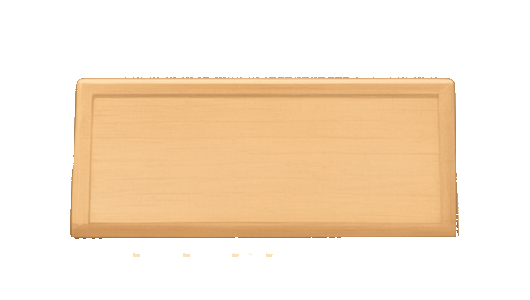
#> input picture production/qa/menu-b19/b22-comfy-edge/103-d1-sam2-raw_00001_.png, 530 x 300 px, given in place of b22-gt-mask.png, which was not available
$ python b22-score.py
#> lines starting #> are read from the running program, lines starting #| are printed output that depends on the picture; after the words box and inside, x2 and y2 are one past the last pixel; in counts of white or black regions, pixels touching at a corner belong together; pictures that were not available may be replaced by others from this repository, and a replacement may not be noted
### production/qa/menu-b19/b19_cutlib.py
#!/usr/bin/env python3
"""B19 共用判据：两条腿（本地 SAM2 / 云端 qwen 指令）必须用同一把尺子量。

三条硬要求各自量化，不靠目测：
  有透视     = 梯形比 = 顶行跨度 / 底行跨度（矩形 1.000；稿实测 0.979）
  有阴影     = 牌体外有影像素、且 alpha 按「相对局部基线的衰减」编码（乘性，非实心块）
  外轮廓平整 = 平边（顶/底）逐列边界偏差；斜边（左/右）先去透视斜率再量残差 RMS 与相邻行跳变
"""
import numpy as np
from PIL import Image

REF = 'games/beads/design/art/shots/menu-showcase-20261010/v1-mainmenu-final.png'
S = 750 / 1520                      # 稿 px → 设计 px
DEV_H = 160                         # 牌高 80 设计 px @2x
DRAFT_TRAP = 0.979                  # 稿上实测梯形比
DRAFT_FACE = (242.0, 195.0, 139.0)  # 稿上牌面中位色
DRAFT_PLATE = (576, 961, 1931, 2094)  # 牌体真值外框（稿 px，含顶描边）


def flat_h(mask, x0, x1, which):
    """平边（顶/底）：逐列取首/末真值行 → 去斜率 → (残差 RMS, 相邻列最大跳变) px。"""
    xs, ys = [], []
    for x in range(x0, x1):
        r = np.where(mask[:, x])[0]
        if len(r):
            xs.append(x)
            ys.append(r[0] if which == 'top' else r[-1])
    if len(xs) < 20:
        return float('nan'), 0
    x = np.asarray(xs, dtype=float)
    y = np.asarray(ys, dtype=float)
    k, b0 = np.polyfit(x, y, 1)
    d = y - (k * x + b0)
    return float(np.sqrt((d ** 2).mean())), int(np.abs(np.diff(y)).max())


def flat_v(mask, y0, y1, side):
    """斜边（左/右）：逐行取首/末真值列 → 去透视斜率 → (残差 RMS, 相邻行最大跳变) px。

    量顶边不行——梯形牌顶边本就水平，RMS 恒 0，证不了什么；斜边才是抖动暴露处。
    """
    xs, ys = [], []
    for y in range(y0, y1):
        c = np.where(mask[y])[0]
        if len(c):
            ys.append(y)
            xs.append(c[0] if side == 'l' else c[-1])
    if len(xs) < 20:
        return float('nan'), 0
    x = np.asarray(xs, dtype=float)
    y = np.asarray(ys, dtype=float)
    k, b0 = np.polyfit(y, x, 1)
    d = x - (k * y + b0)
    return float(np.sqrt((d ** 2).mean())), int(np.abs(np.diff(x)).max())


# [12 lines left out: function edge_slope, not called in this run]


def trap_ratio(opaque):
    """梯形比 = 顶行跨度 / 底行跨度（只用全不透明＝牌体，避免影层混入）。"""
    rows = np.where(opaque.any(1))[0]
    if len(rows) < 10:
        return float('nan'), 0, 0

    def ext(i):
        c = np.where(opaque[i])[0]
        return int(c.max() - c.min())
    t, b = ext(rows[3]), ext(rows[-4])
    return (t / max(b, 1)), t, b


# [83 lines left out: functions face_color, shadow_report, report, not called in this run]

### production/qa/menu-b19/b22-comfy-edge/b22-score.py
#!/usr/bin/env python3
"""B22 打分 v2：ComfyUI 收边法 vs 本地 v3a，全部在 crop(505,1855,530×300) 坐标系。

上一版废了：① 服务端底图是 b17-src.png（牌面被 B17 重绘过，比稿亮 7–13 灰阶）；
② 判据拿 alpha>0.999 当牌体，SAM2 掩码又反向，读数全是噪声。这一版：
GT = 本地 v3a 的 plate-mask 贴回 crop 坐标（B20 已验过它梯形比 0.979=稿、平整优于稿）。

量的六件事，前两件决定「能不能用」，后四件决定「好不好」：
  A RGB 是否被动过（JoinImageWithAlpha 只写 alpha → 杂边不可能靠它消）
  B 分割位置对不对（IoU vs GT）
  C 牌内漏气（GT 内 alpha<0.999）／牌外外溢（GT 外 alpha>0.01）
  D 杂边量：边环 RGB 相对向内射线实色的偏移，折成混入背景白的比例
  E 边缘平滑：alpha 档位与边环宽度
  F 形状抖动：alpha 50% 等值线掩码的平整 RMS（归一牌高 164）
"""
import glob
import os
import sys
import numpy as np
from PIL import Image

sys.path.insert(0, os.path.dirname(os.path.abspath(__file__)))
import b19_cutlib as lib

OFF = (505, 1855)
CROP_W, CROP_H = 530, 300
TX0, TY0 = 68, 75          # 对位由「不透明区对稿误差最小」搜出（误差 0.03 灰阶），非拍脑袋
GT = np.asarray(Image.open('temp/b22-gt-mask.png').convert('L')) > 127
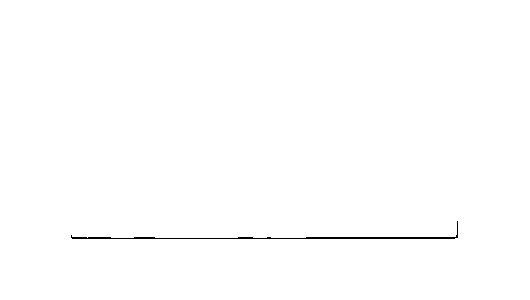
#> GT: shape (300, 530) bool; 99.6% white; black in thin lines or dots, all inside (x1, y1, x2, y2) = (71, 221, 458, 239)
SRCC = np.asarray(Image.open(lib.REF).convert('RGB').crop(
    (OFF[0], OFF[1], OFF[0] + CROP_W, OFF[1] + CROP_H))).astype(np.float32)
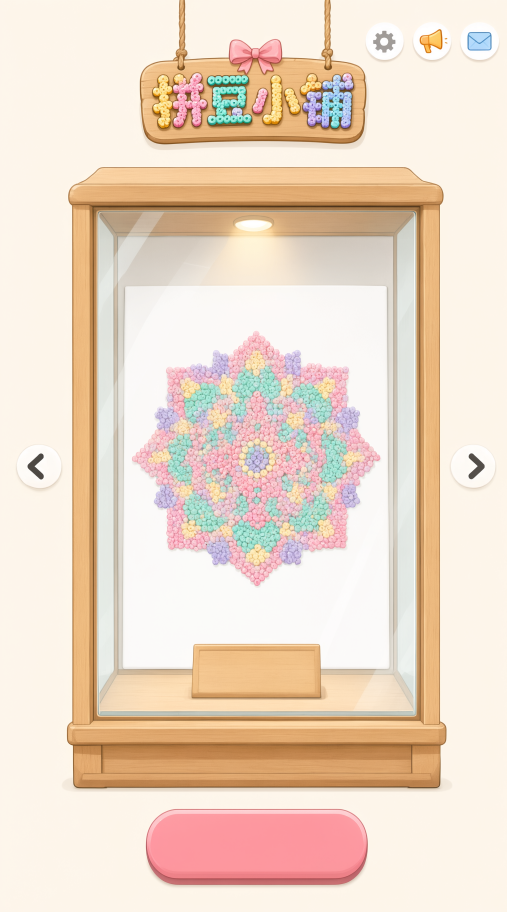
#> input picture games/beads/design/art/shots/menu-showcase-20261010/v1-mainmenu-final.png, 1520 x 2736 px, found by its file name (shown at 1/3 size)
BG = np.array([251.2, 250.2, 249.0])            # 稿上牌外白背板实测均值（B19）


def load(path):
    """统一成 crop 坐标系的 (alpha, rgb)。本地 v3a 是裁过边的，按真值左上角贴回。"""
#> called with path = 'temp/b22-cut4/103-d1-sam2-raw_00001_.png'
    im = Image.open(path).convert('RGBA')
#> im is the input picture: PIL image 530x300 RGBA; mean R, G, B, A 239.5, 213, 181, 98.6
    a = np.asarray(im.split()[3]).astype(np.float32) / 255
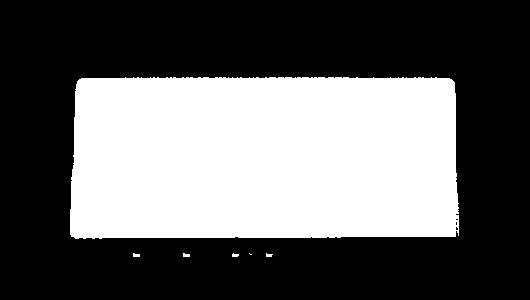
#> a: shape (300, 530) float32; values 0 (black) and 1 (white), 38.7% white; 6 white regions (1 under 20 px), largest, box (x1, y1, x2, y2) and area: (70, 77, 459, 239) 61394, (133, 253, 140, 257) 23, (183, 253, 190, 257) 23, (232, 253, 239, 257) 21, (266, 253, 273, 257) 20
    rgb = np.asarray(im.convert('RGB')).astype(np.float32)
    if im.size != (CROP_W, CROP_H):
        # 贴回位置用「不透明区 RGB 对稿误差最小」搜出来，不拍脑袋
        best = None
        op = a > 0.98
        for dy in range(-6, 7):
            for dx in range(-6, 7):
                y0, x0 = TY0 + dy, TX0 + dx
                if y0 < 0 or x0 < 0 or y0 + a.shape[0] > CROP_H or x0 + a.shape[1] > CROP_W:
                    continue
                win = SRCC[y0:y0 + a.shape[0], x0:x0 + a.shape[1]]
                e = float(np.abs(rgb[op] - win[op]).mean())
                if best is None or e < best[0]:
                    best = (e, y0, x0)
        _, y0, x0 = best
        print(f'  [对齐] 本地资产贴回 crop 偏移搜到 (x={x0},y={y0})，真值假设 ({TX0},{TY0})，'
              f'不透明区对稿平均误差 {best[0]:.2f} 灰阶')
        A = np.zeros((CROP_H, CROP_W), np.float32)
        R = np.zeros((CROP_H, CROP_W, 3), np.float32)
        h, w = a.shape
        A[y0:y0 + h, x0:x0 + w] = a
        R[y0:y0 + h, x0:x0 + w] = rgb
        a, rgb = A, R
    return a, rgb


def score(tag, path):
    a, rgb = load(path)
    # 不透明阈值取 0.98：ComfyUI 存 PNG 时 1.0 会量化成 254/255=0.996，
    # 拿 >0.999 当「实心」会把整张牌面误判成边环（上一版 ③⑥⑨ 的「环宽 100%」就是这么来的）
    solid = a > 0.98
    ring = (a > 0.01) & (~solid)
#> ring: shape (300, 530) bool; every value is 0
    fg = a > 0.5
    iou = float((fg & GT).sum()) / max(float((fg | GT).sum()), 1)
#> iou = 0.387
    holes = int((GT & ~solid).sum())
#> holes = 97013
    leak = int(((~GT) & (a > 0.01)).sum())
#> leak = 131
    # 向内射线取实色（与 v2/v3 同法）：环上每像素沿质心方向找第一个 solid 像素
    ys, xs = np.where(solid)
    ref = rgb.copy(); hit = 0
    if len(ys):
        cen = np.array([(xs.min() + xs.max()) / 2, (ys.min() + ys.max()) / 2])
#> cen = [264, 166.5]
        ry, rx = np.where(ring)
#> ry = empty array; rx = empty array
        for py, px in zip(ry, rx):
            d = cen - np.array([px, py], np.float32); n = np.hypot(*d)
            if n < 1e-3:
                continue
            d /= n
            for t in np.arange(0.5, 16.0, 0.5):
                qy, qx = int(round(py + d[1] * t)), int(round(px + d[0] * t))
                if 0 <= qy < a.shape[0] and 0 <= qx < a.shape[1] and solid[qy, qx]:
                    ref[py, px] = rgb[qy, qx]; hit += 1; break
#> this loop made 0 passes
#> after the loop, hit = 0
    off = (rgb - ref)[ring] if ring.any() else np.zeros((1, 3))
#> off = [[0, 0, 0]]
    denom = float((BG - ref[ring].mean(0)).mean()) if ring.any() else 1.0
#> denom = 1
    mix = float(off.mean() / denom) * 100 if ring.any() else 0.0
#> mix = 0
    # 形状：alpha 50% 掩码的牌体 bbox 与平整
    m = fg[TY0:TY0 + 164 + 6, TX0 - 4:TX0 + 386 + 6] if fg.any() else None
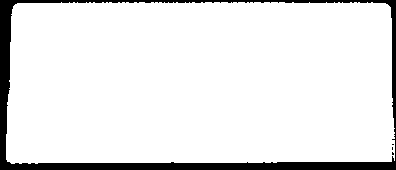
#> m: shape (170, 396) bool; 91.2% white; 4 black regions (3 under 20 px), largest, box (x1, y1, x2, y2) and area: (0, 0, 396, 170) 5916
    f = 164 / max(m.shape[0], 1)
#> f = 0.965
    vl, kl = lib.flat_v(m, int(m.shape[0] * .15), int(m.shape[0] * .85), 'l')
#> after the loop in flat_v, `for y in range(y0, y1):`: xs = 119 values, max 11 at index 0, min 6 at index 109, mean 8.82; ys = 119 values from 25 to 143
#> in flat_v, `x = np.asarray(xs, dtype=float)`: x has the same summary as xs
#> in flat_v, `k, b0 = np.polyfit(y, x, 1)`: k = -0.0462; b0 = 12.69
#> in flat_v, `d = x - (k * y + b0)`: d = 119 values, max 1.42 at index 64, min -0.984 at index 77, mean -6.64e-16
#> vl = 0.522; kl = 1
    vr, kr = lib.flat_v(m, int(m.shape[0] * .15), int(m.shape[0] * .85), 'r')
#> vr = 0.595; kr = 3
    ht, jt = lib.flat_h(m, 20, m.shape[1] - 20, 'top')
#> after the loop in flat_h, `for x in range(x0, x1):`: xs = 356 values from 20 to 375; ys = 356 values, max 3 at index 0, min 2 at index 41, mean 2.62
#> in flat_h, `x = np.asarray(xs, dtype=float)`: x = 356 values from 20 to 375
#> in flat_h, `y = np.asarray(ys, dtype=float)`: y has the same summary as ys
#> in flat_h, `k, b0 = np.polyfit(x, y, 1)`: k = -0.000572; b0 = 2.73
#> in flat_h, `d = y - (k * x + b0)`: d = 356 values, max 0.484 at index 355, min -0.696 at index 41, mean 8.41e-16
#> ht = 0.482; jt = 1
    tr, wt, wb = lib.trap_ratio(m)
#> in trap_ratio, `rows = np.where(opaque.any(1))[0]`: rows = 162 values from 2 to 163
#> in ext, `c = np.where(opaque[i])[0]`: c = 375 values from 14 to 388
#> in trap_ratio, `t, b = ext(rows[3]), ext(rows[-4])`: t = 374; b = 387
#> tr = 0.966; wt = 374; wb = 387
    rgbmax = float(np.abs(rgb - SRCC)[solid].max()) if solid.any() else float('nan')
#> rgbmax = 0
    print(f'--- {tag}')
    print(f'  [A] 不透明区 RGB 相对稿 crop 最大差 {rgbmax:.0f}   '
          f'（0＝只写了 alpha，稿原色一字未改 → 杂边不可能被消掉）')
#|   [A] 不透明区 RGB 相对稿 crop 最大差 0   （0＝只写了 alpha，稿原色一字未改 → 杂边不可能被消掉）
    print(f'  [B] 前景 {int(fg.sum())} px（GT {int(GT.sum())}）  IoU {iou:.3f}')
#|   [B] 前景 61484 px（GT 158366）  IoU 0.387
    print(f'  [C] 牌内漏气 {holes} px（占牌面 {100 * holes / max(int(GT.sum()), 1):.1f}%）  牌外外溢 {leak} px')
#|   [C] 牌内漏气 97013 px（占牌面 61.3%）  牌外外溢 131 px
    print(f'  [D] 边环 {int(ring.sum())} px  取色命中 {hit}/{int(ring.sum())}  '
          f'相对实色偏移 均值 {np.round(off.mean(0), 1).tolist()}  '
          f'→ 折算混入背景白 ≈ {mix:.0f}%')
#|   [D] 边环 0 px  取色命中 0/0  相对实色偏移 均值 [0.0, 0.0, 0.0]  → 折算混入背景白 ≈ 0%
    print(f'  [E] alpha 档位 {len(np.unique((a[ring] * 255).astype(np.uint8)))}  '
          f'环宽占比 {100 * ring.sum() / max(GT.sum(), 1):.1f}%')
#|   [E] alpha 档位 0  环宽占比 0.0%
    print(f'  [F] 平整 RMS（归一牌高 164）顶 {ht * f:.2f} 左 {vl * f:.2f} 右 {vr * f:.2f}  '
          f'梯形比 {tr:.3f}（稿 {lib.DRAFT_TRAP}）')
#|   [F] 平整 RMS（归一牌高 164）顶 0.47 左 0.50 右 0.57  梯形比 0.966（稿 0.979）
    # [G] 白杂边：合成到纯黑底上，紧贴实心核外那圈环的亮度 —— 越高越「发白带虚」
    er = np.zeros_like(solid)
    er[1:-1, 1:-1] = solid[1:-1, 1:-1] & solid[:-2, 1:-1] & solid[2:, 1:-1] & solid[1:-1, :-2] & solid[1:-1, 2:]
#> er: shape (300, 530) bool; 37.9% white; 7 white regions (6 under 20 px), largest, box (x1, y1, x2, y2) and area: (71, 78, 458, 238) 60290
    band = (~er) & (a > 0.01)
#> band: shape (300, 530) bool; 0.74% white in thin lines or dots, all inside (x1, y1, x2, y2) = (70, 77, 459, 257)
    Lb = (rgb * np.clip(a, 0, 1)[:, :, None]).mean(2)      # 黑底合成后亮度
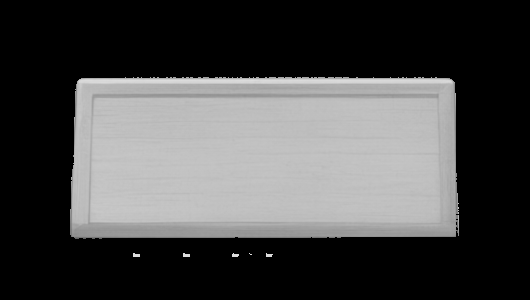
#> Lb: shape (300, 530) float32; min 0, max 221.7, mean 71.8
    print(f'  [G] 黑底环带亮度 均值 {Lb[band].mean():.1f}  p95 {np.percentile(Lb[band], 95):.1f}'
          f'（牌面本色 L≈225、描边 L≈120；越高＝白杂边越重）')
#|   [G] 黑底环带亮度 均值 150.8  p95 218.3（牌面本色 L≈225、描边 L≈120；越高＝白杂边越重）
    core = np.zeros_like(solid)
    core[6:-6, 6:-6] = solid[6:-6, 6:-6]
    ca = a[GT & core]
    print(f'  [H] 牌面内部 alpha 中位 {np.median(ca) * 255:.0f}/255  <0.98 占 {100 * float((ca < 0.98).mean()):.1f}%'
          f'（>0 即整张牌面被 matting 刷成半透，深色底上会透底）')
#|   [H] 牌面内部 alpha 中位 255/255  <0.98 占 0.0%（>0 即整张牌面被 matting 刷成半透，深色底上会透底）


C3 = 'temp/b22-cut4'
cases = [('① SAM2 mask 直出', f'{C3}/103-d1-sam2-raw_00001_.png'),
         ('② SAM2 + MaskGrow(−2, blur1)', f'{C3}/106-d2-maskgrow-n2b1_00001_.png'),
         ('③ SAM2 + MaskEdgeShrink', f'{C3}/109-d3-edgeshrink_00001_.png'),
         ('④ SAM2 + Ultra·GuidedFilter', f'{C3}/112-d4-guidedfilter_00001_.png'),
         ('⑤ SAM2 + Ultra·PyMatting', f'{C3}/115-d5-pymatting_00001_.png'),
         ('⑥ GT 硬掩码直出（无 AA）', f'{C3}/118-d6-gt-hard_00002_.png'),
         ('⑦ GT + Ultra·GuidedFilter', f'{C3}/121-d7-gt-guidedfilter_00002_.png'),
         ('⑧ GT + Ultra·PyMatting', f'{C3}/124-d8-gt-pymatting_00002_.png'),
         ('⑨ GT + MaskEdgeShrink', f'{C3}/127-d9-gt-edgeshrink_00002_.png'),
         ('⑩ 本地 v3a 定稿（对照）', 'temp/b19-local3a/source.png')]
for t, p in cases:
    if os.path.exists(p):
        score(t, p)
    else:
        print(f'--- {t}\n  缺文件 {p}')

# SAM2 原始 mask 的极性与面积（上一版翻车的确诊）
m = np.asarray(Image.open('temp/b22-cut2/6-c0-sam2-mask_00001_.png').convert('L')) > 127
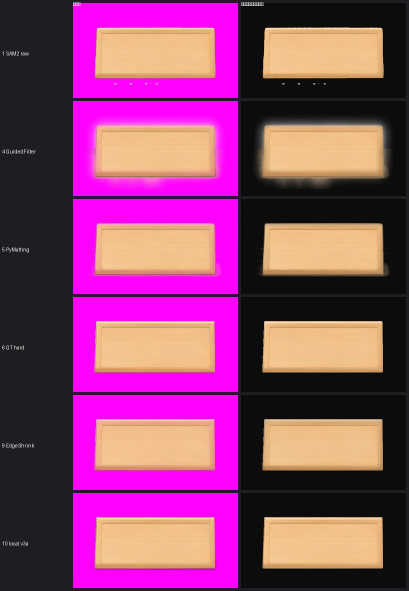
#> input picture production/qa/menu-b19/b22-comfy-edge/grid-bg.webp, 818 x 1182 px, given in place of 6-c0-sam2-mask_00001_.png, which was not available (shown at 1/2 size)
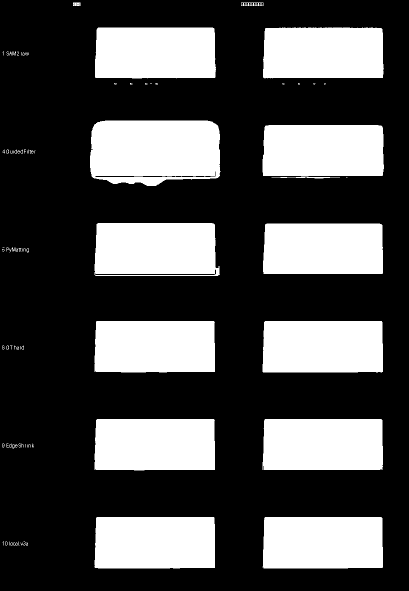
#> m: shape (1182, 818) bool (shown at 1/2 size); 31.1% white; 87 white regions (60 under 20 px), largest, box (x1, y1, x2, y2) and area: (180, 241, 441, 372) 30494, (189, 446, 440, 552) 25012, (525, 642, 766, 745) 24569
print(f'\n[极性探针] c0-sam2-mask：白 {int(m.sum())} px（GT {int(GT.sum())}）  '
#> (the run stopped early here; a loop or call above may not have finished)
